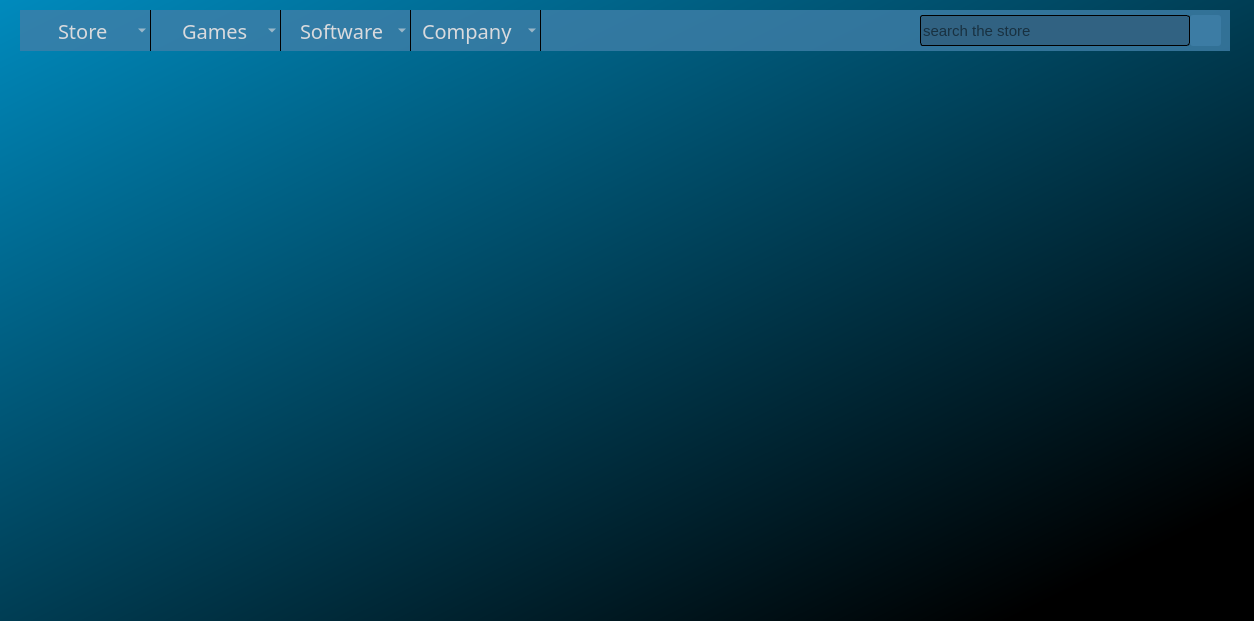
<?xml version="1.0" encoding="UTF-8"?>
<ui version="4.0">
 <class>Store</class>
 <widget class="QWidget" name="Store">
  <property name="geometry">
   <rect>
    <x>0</x>
    <y>0</y>
    <width>1254</width>
    <height>621</height>
   </rect>
  </property>
  <property name="windowTitle">
   <string>Store</string>
  </property>
  <property name="styleSheet">
   <string notr="true">QWidget 
{
	background: qlineargradient(x1:0, y1:0, x2:1, y2:1,stop:0 #008abd,stop:0.9 black);
}</string>
  </property>
  <widget class="QWidget" name="widgetMenu" native="true">
   <property name="geometry">
    <rect>
     <x>20</x>
     <y>10</y>
     <width>1210</width>
     <height>41</height>
    </rect>
   </property>
   <property name="styleSheet">
    <string notr="true">QWidget
{
	background-color:rgba( 62, 126, 167, 0.8);
}</string>
   </property>
   <widget class="QComboBox" name="comboBoxGames">
    <property name="geometry">
     <rect>
      <x>130</x>
      <y>0</y>
      <width>131</width>
      <height>41</height>
     </rect>
    </property>
    <property name="styleSheet">
     <string notr="true">QComboBox
{
	background-color: transparent;
	border: none;
	border-right-color:black;
	border-right-width: 1px;
	border-right-style: solid;
	padding-left:32px;
	color: #d9dadd;
	font-size:20px;
	font-family: Sans-serif;
}
QComboBox:hover
{
	background: qlineargradient(x1:0, y1:0, x2:0, y2:1,
                stop:0 #e3eaef, stop:1 #c7d5e0);
	color:black;
}
QComboBox::drop-down {
	image: url('D:/fucking uni/DB/project/arrow.png');
    subcontrol-origin: padding;
    subcontrol-position: top right;
    width: 20px;
	padding-right:10px;
    border-left-style: solid;
    border-top-right-radius: 3px; 
    border-bottom-right-radius: 3px;
 }
QAbstractItemView
{
	background: qlineargradient(x1:0, y1:0, x2:0, y2:1,
                stop:0 #e3eaef, stop:1 #c7d5e0);
	color:black;
	selection-background-color: #212d3d;
	outline: 0px;
	margin-top: 5px;
	padding: 3px;
}</string>
    </property>
    <item>
     <property name="text">
      <string>Games</string>
     </property>
    </item>
    <item>
     <property name="text">
      <string>Top Ten</string>
     </property>
    </item>
    <item>
     <property name="text">
      <string>Last Updated</string>
     </property>
    </item>
    <item>
     <property name="text">
      <string>Free to Play</string>
     </property>
    </item>
    <item>
     <property name="text">
      <string>Early Access</string>
     </property>
    </item>
   </widget>
   <widget class="QComboBox" name="comboBoxStore">
    <property name="geometry">
     <rect>
      <x>0</x>
      <y>0</y>
      <width>131</width>
      <height>41</height>
     </rect>
    </property>
    <property name="styleSheet">
     <string notr="true">QComboBox
{
	background-color: transparent;
	border: none;
	border-right-color:black;
	border-right-width: 1px;
	border-right-style: solid;
	padding-left:38px;
	color: #d9dadd;
	font-size:20px;
	font-family: Sans-serif;
}
QComboBox:hover
{
	background: qlineargradient(x1:0, y1:0, x2:0, y2:1,
                stop:0 #e3eaef, stop:1 #c7d5e0);
	color:black;
}
QComboBox::drop-down {
	image: url('D:/fucking uni/DB/project/arrow.png');
    subcontrol-origin: padding;
    subcontrol-position: top right;
    width: 20px;
	padding-right:10px;
    border-left-style: solid;
    border-top-right-radius: 3px; 
    border-bottom-right-radius: 3px;
 }
QAbstractItemView
{
	background: qlineargradient(x1:0, y1:0, x2:0, y2:1,
                stop:0 #e3eaef, stop:1 #c7d5e0);
	color:black;
	selection-background-color: #212d3d;
	outline: 0px;
	margin-top: 5px;
	padding: 3px;
}</string>
    </property>
    <item>
     <property name="text">
      <string>Store</string>
     </property>
    </item>
    <item>
     <property name="text">
      <string>Best offers</string>
     </property>
    </item>
    <item>
     <property name="text">
      <string>Free to Play</string>
     </property>
    </item>
   </widget>
   <widget class="QComboBox" name="comboBoxSoftware">
    <property name="geometry">
     <rect>
      <x>260</x>
      <y>0</y>
      <width>131</width>
      <height>41</height>
     </rect>
    </property>
    <property name="styleSheet">
     <string notr="true">QComboBox
{
	background-color: transparent;
	border: none;
	border-right-color:black;
	border-right-width: 1px;
	border-right-style: solid;
	padding-left:20px;
	color: #d9dadd;
	font-size:20px;
	font-family: Sans-serif;
}
QComboBox:hover
{
	background: qlineargradient(x1:0, y1:0, x2:0, y2:1,
                stop:0 #e3eaef, stop:1 #c7d5e0);
	color:black;
}
QComboBox::drop-down {
	image: url('D:/fucking uni/DB/project/arrow.png');
    subcontrol-origin: padding;
    subcontrol-position: top right;
    width: 20px;
	padding-right:10px;
    border-left-style: solid;
    border-top-right-radius: 3px; 
    border-bottom-right-radius: 3px;
 }
QAbstractItemView
{
	background: qlineargradient(x1:0, y1:0, x2:0, y2:1,
                stop:0 #e3eaef, stop:1 #c7d5e0);
	color:black;
	selection-background-color: #212d3d;
	outline: 0px;
	margin-top: 5px;
	padding: 3px;
}</string>
    </property>
    <item>
     <property name="text">
      <string>Software</string>
     </property>
    </item>
    <item>
     <property name="text">
      <string>Audio Production</string>
     </property>
    </item>
    <item>
     <property name="text">
      <string>Photo Editing</string>
     </property>
    </item>
   </widget>
   <widget class="QComboBox" name="comboBoxCompany">
    <property name="geometry">
     <rect>
      <x>390</x>
      <y>0</y>
      <width>131</width>
      <height>41</height>
     </rect>
    </property>
    <property name="styleSheet">
     <string notr="true">QComboBox
{
	background-color: transparent;
	border: none;
	border-right-color:black;
	border-right-width: 1px;
	border-right-style: solid;
	padding-left:12px;
	color: #d9dadd;
	font-size:20px;
	font-family: Sans-serif;
}
QComboBox:hover
{
	background: qlineargradient(x1:0, y1:0, x2:0, y2:1,
                stop:0 #e3eaef, stop:1 #c7d5e0);
	color:black;
}
QComboBox::drop-down {
	image: url('D:/fucking uni/DB/project/arrow.png');
    subcontrol-origin: padding;
    subcontrol-position: top right;
    width: 20px;
	padding-right:10px;
    border-left-style: solid;
    border-top-right-radius: 3px; 
    border-bottom-right-radius: 3px;
 }
QAbstractItemView
{
	background: qlineargradient(x1:0, y1:0, x2:0, y2:1,
                stop:0 #e3eaef, stop:1 #c7d5e0);
	color:black;
	selection-background-color: #212d3d;
	outline: 0px;
	margin-top: 5px;
	padding: 3px;
}</string>
    </property>
    <item>
     <property name="text">
      <string>Company</string>
     </property>
    </item>
    <item>
     <property name="text">
      <string>Top Company</string>
     </property>
    </item>
    <item>
     <property name="text">
      <string>UK</string>
     </property>
    </item>
   </widget>
   <widget class="QPushButton" name="btnSearch">
    <property name="geometry">
     <rect>
      <x>1170</x>
      <y>5</y>
      <width>31</width>
      <height>31</height>
     </rect>
    </property>
    <property name="cursor">
     <cursorShape>PointingHandCursor</cursorShape>
    </property>
    <property name="styleSheet">
     <string notr="true">QPushButton
{
	background-image: url('D://fucking uni//DB//project//new_search.jpg');
	background-repeat: no-repeat;
	border: none;
	border-radius: 3px;
}</string>
    </property>
    <property name="text">
     <string/>
    </property>
   </widget>
   <widget class="QLineEdit" name="lineEditSearch">
    <property name="enabled">
     <bool>true</bool>
    </property>
    <property name="geometry">
     <rect>
      <x>900</x>
      <y>5</y>
      <width>270</width>
      <height>31</height>
     </rect>
    </property>
    <property name="styleSheet">
     <string notr="true">QLineEdit
{
	background-color: #316282;
	border: 1px solid #000;
	border-radius: 3px;
	color:black;
	font-family: 'sans-serif';
	font-size:15px;
}
QLineEdit:hover
{
	border: 1px solid #4c9acc;
	border-radius: 3px;
}</string>
    </property>
    <property name="placeholderText">
     <string>search the store</string>
    </property>
   </widget>
  </widget>
 </widget>
 <resources/>
 <connections/>
</ui>
